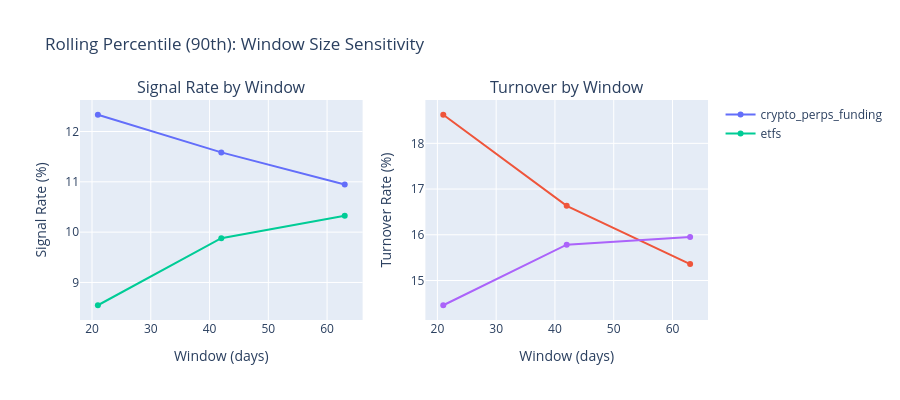

Here is the notebook cell this chart was saved with:
### Markdown cell above
## 8. Window Size Sensitivity

### Code cell
# Analyze how window size affects rolling percentile signals
fig = make_subplots(rows=1, cols=2, subplot_titles=["Signal Rate by Window", "Turnover by Window"])

for dataset in predictions.keys():
    data = comparison_df.filter(
        (pl.col("dataset") == dataset)
        & (pl.col("method") == "rolling_percentile")
        & (pl.col("percentile") == 90)  # Fix percentile
    ).sort("window")

    if len(data) > 0:
        fig.add_trace(
            go.Scatter(
                x=data["window"].to_list(),
                y=[r * 100 for r in data["signal_rate"].to_list()],
                name=dataset,
                mode="lines+markers",
            ),
            row=1,
            col=1,
        )
        fig.add_trace(
            go.Scatter(
                x=data["window"].to_list(),
                y=[r * 100 for r in data["turnover_rate"].to_list()],
                name=dataset,
                mode="lines+markers",
                showlegend=False,
            ),
            row=1,
            col=2,
        )

fig.update_layout(
    title="Rolling Percentile (90th): Window Size Sensitivity",
    height=400,
)
fig.update_xaxes(title_text="Window (days)", row=1, col=1)
fig.update_xaxes(title_text="Window (days)", row=1, col=2)
fig.update_yaxes(title_text="Signal Rate (%)", row=1, col=1)
fig.update_yaxes(title_text="Turnover Rate (%)", row=1, col=2)
fig.show()

### Figure 1 — Plotly figure (JSON) as saved in the notebook; plotly's stock layout.template omitted (floating-point values rounded to 4 significant figures)
{"data": [{"mode": "lines+markers", "name": "crypto_perps_funding", "type": "scatter", "x": [21, 42, 63], "xaxis": "x", "y": [12.33, 11.58, 10.95], "yaxis": "y"}, {"mode": "lines+markers", "name": "crypto_perps_funding", "showlegend": false, "type": "scatter", "x": [21, 42, 63], "xaxis": "x2", "y": [18.63, 16.63, 15.36], "yaxis": "y2"}, {"mode": "lines+markers", "name": "etfs", "type": "scatter", "x": [21, 42, 63], "xaxis": "x", "y": [8.548, 9.879, 10.32], "yaxis": "y"}, {"mode": "lines+markers", "name": "etfs", "showlegend": false, "type": "scatter", "x": [21, 42, 63], "xaxis": "x2", "y": [14.46, 15.78, 15.95], "yaxis": "y2"}], "layout": {"annotations": [{"font": {"size": 16}, "showarrow": false, "text": "Signal Rate by Window", "x": 0.225, "xanchor": "center", "xref": "paper", "y": 1.0, "yanchor": "bottom", "yref": "paper"}, {"font": {"size": 16}, "showarrow": false, "text": "Turnover by Window", "x": 0.775, "xanchor": "center", "xref": "paper", "y": 1.0, "yanchor": "bottom", "yref": "paper"}], "height": 400, "title": {"text": "Rolling Percentile (90th): Window Size Sensitivity"}, "xaxis": {"anchor": "y", "domain": [0.0, 0.45], "title": {"text": "Window (days)"}}, "xaxis2": {"anchor": "y2", "domain": [0.55, 1.0], "title": {"text": "Window (days)"}}, "yaxis": {"anchor": "x", "domain": [0.0, 1.0], "title": {"text": "Signal Rate (%)"}}, "yaxis2": {"anchor": "x2", "domain": [0.0, 1.0], "title": {"text": "Turnover Rate (%)"}}}}
